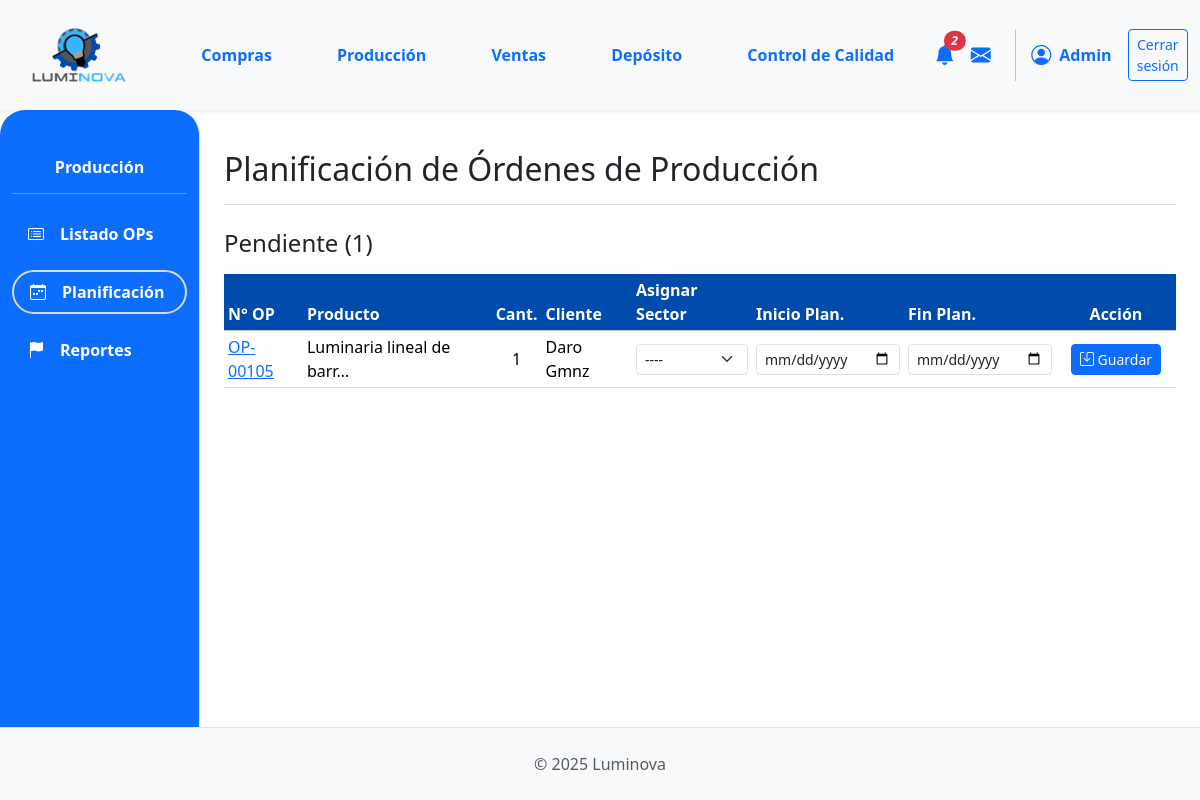
The page /produccion/produccion/planificacion/ (signed in) on the database its author committed.
### App_LUMINOVA/models.py (models this page shows, shortened)
class EstadoOrden(models.Model):
    nombre = models.CharField(max_length=50, unique=True)

class OrdenProduccion(models.Model):
    numero_op = models.CharField(
        max_length=20, unique=True, verbose_name="N° Orden de Producción"
    )
    orden_venta_origen = models.ForeignKey(
        OrdenVenta,
        on_delete=models.SET_NULL,
        null=True,
        blank=True,
        related_name="ops_generadas",
    )
    producto_a_producir = models.ForeignKey(
        ProductoTerminado, on_delete=models.PROTECT, related_name="ordenes_produccion"
    )
    cantidad_a_producir = models.PositiveIntegerField()
    estado_op = models.ForeignKey(
        EstadoOrden,
        on_delete=models.SET_NULL,
        null=True,
        blank=True,
        related_name="ops_estado",
    )
    fecha_solicitud = models.DateTimeField(default=timezone.now)
    fecha_inicio_real = models.DateTimeField(null=True, blank=True)
    fecha_inicio_planificada = models.DateField(null=True, blank=True)
    fecha_fin_real = models.DateTimeField(null=True, blank=True)
    fecha_fin_planificada = models.DateField(null=True, blank=True)
    sector_asignado_op = models.ForeignKey(
        SectorAsignado,
        on_delete=models.SET_NULL,
        null=True,
        blank=True,
        related_name="ops_sector",
    )
    notas = models.TextField(null=True, blank=True, verbose_name="Notas")
    def get_estado_op_display(self):
        if self.estado_op:
            return self.estado_op.nombre
        return "Sin Estado Asignado"

class ProductoTerminado(models.Model):
    descripcion = models.CharField(max_length=255)  # Aumentado max_length
    categoria = models.ForeignKey(
        CategoriaProductoTerminado,
        on_delete=models.PROTECT,
        related_name="productos_terminados",
    )
    precio_unitario = models.DecimalField(max_digits=10, decimal_places=2, default=0.00)
    stock = models.IntegerField(default=0)
    modelo = models.CharField(max_length=50, blank=True, null=True)
    potencia = models.IntegerField(blank=True, null=True)
    acabado = models.CharField(max_length=50, blank=True, null=True)
    color_luz = models.CharField(max_length=50, blank=True, null=True)
    material = models.CharField(max_length=50, blank=True, null=True)
    imagen = models.ImageField(null=True, blank=True, upload_to="productos_terminados/")

class OrdenVenta(models.Model):
    ESTADO_CHOICES = [
        ("PENDIENTE", "Pendiente Confirmación"),
        ("CONFIRMADA", "Confirmada (Esperando Producción)"),
        ("INSUMOS_SOLICITADOS", "Insumos Solicitados"),
        ("PRODUCCION_INICIADA", "Producción Iniciada"),
        ("PRODUCCION_CON_PROBLEMAS", "Producción con Problemas"),
        ("LISTA_ENTREGA", "Lista para Entrega"),
        ("COMPLETADA", "Completada/Entregada"),
        ("CANCELADA", "Cancelada"),
    ]
    numero_ov = models.CharField(
        max_length=20, unique=True, verbose_name="N° Orden de Venta"
    )
    cliente = models.ForeignKey(
        Cliente, on_delete=models.PROTECT, related_name="ordenes_venta"
    )
    fecha_creacion = models.DateTimeField(default=timezone.now)
    estado = models.CharField(
        max_length=50, choices=ESTADO_CHOICES, default="PENDIENTE"
    )
    total_ov = models.DecimalField(
        max_digits=12, decimal_places=2, default=0.00, verbose_name="Total OV"
    )
    notas = models.TextField(blank=True, null=True)

class Cliente(models.Model):
    nombre = models.CharField(max_length=150, unique=True)
    direccion = models.TextField(blank=True)
    telefono = models.CharField(max_length=25, blank=True)
    email = models.EmailField(unique=True, null=True, blank=True)

### App_LUMINOVA/views.py (the view, shortened to what this page needs)
@login_required
def planificacion_produccion_view(request):
    estados_finales = ["Completada", "Cancelada"]
    ops_para_planificar = (
        OrdenProduccion.objects.exclude(estado_op__nombre__in=estados_finales)
        .select_related(
            "producto_a_producir",
            "orden_venta_origen__cliente",
            "estado_op",
            "sector_asignado_op",
        )
        .order_by("estado_op__id", "fecha_solicitud")
    )  # Ordenar por estado y luego por fecha
    sectores = SectorAsignado.objects.all().order_by("nombre")
    context = {
        "ops_para_planificar_list": ops_para_planificar,
        "sectores_list": sectores,
        "titulo_seccion": "Planificación de Órdenes de Producción",
    }
    return render(request, "produccion/planificacion.html", context)

### App_LUMINOVA/templates/produccion/planificacion.html (shortened to what this page needs)
{% extends 'padre.html' %}
{% load static %}
{% load django_bootstrap5 %}
{% block sidebar_content %}
    {% include 'produccion/produccion_sidebar.html' %}
{% endblock %}
{% block content %}
<div class="d-flex justify-content-between flex-wrap flex-md-nowrap align-items-center pt-3 pb-2 mb-3 border-bottom">
    <h1 class="h2">{{ titulo_seccion }}</h1>
</div>
{% regroup ops_para_planificar_list by get_estado_op_display as ops_por_estado %}
{% if ops_por_estado %}
    {% for estado_grupo in ops_por_estado %}
        <h4 class="mt-4 mb-3">{{ estado_grupo.grouper }} ({{ estado_grupo.list|length }})</h4>
        <div class="table-responsive">
            <table class="table table-sm table-hover align-middle">
                <thead class="table-light">
                    <tr>
                        <th style="background-color: #014BAC; color: white;">N° OP</th>
                        <th style="background-color: #014BAC; color: white;">Producto</th>
                        <th class="text-center" style="background-color: #014BAC; color: white;">Cant.</th>
                        <th style="background-color: #014BAC; color: white;">Cliente</th>
                        <th style="background-color: #014BAC; color: white;">Asignar Sector</th>
                        <th style="background-color: #014BAC; color: white;">Inicio Plan.</th>
                        <th style="background-color: #014BAC; color: white;">Fin Plan.</th>
                        <th class="text-center" style="width: 120px; background-color: #014BAC; color: white;">Acción</th>
                    </tr>
                </thead>
                <tbody>
                    {% for op in estado_grupo.list %}
                    <form method="post" action="{% url 'App_LUMINOVA:planificacion_produccion' %}">
                        <tr>
                            <td><a href="{% url 'App_LUMINOVA:produccion_detalle_op' op.id %}">{{ op.numero_op }}</a></td>
                            <td>{{ op.producto_a_producir.descripcion|truncatechars:25 }}</td>
                            <td class="text-center">{{ op.cantidad_a_producir }}</td>
                            <td>{{ op.orden_venta_origen.cliente.nombre|default_if_none:"N/A" }}</td>
                            <td>
                                <select name="sector_asignado_op" class="form-select form-select-sm">
                                    <option value="">----</option>
                                </select>
                            </td>
                            <td>
                                <input type="date" name="fecha_inicio_planificada" value="{{ op.fecha_inicio_planificada|date:'Y-m-d'|default:'' }}" class="form-control form-control-sm">
                            </td>
                            <td>
                                <input type="date" name="fecha_fin_planificada" value="{{ op.fecha_fin_planificada|date:'Y-m-d'|default:'' }}" class="form-control form-control-sm">
                            </td>
                            <td class="text-center">
                                <button type="submit" class="btn btn-primary btn-sm">
                                    <i class="bi bi-save"></i> Guardar
                                </button>
                            </td>
                        </tr>
                    </form>
                    {% endfor %}
                </tbody>
            </table>
        </div>
    {% endfor %}
{% else %}
    <div class="alert alert-success mt-3" role="alert">
        <i class="bi bi-check-circle-fill"></i> ¡Excelente! No hay órdenes de producción activas para planificar.
    </div>
{% endif %}
{% endblock %}

### App_LUMINOVA/templates/shared/header.html (shortened to what this page needs)
{% load static %}
<header>
    <nav class="navbar navbar-expand-lg navbar-light bg-light shadow-sm p-0">
        <div class="container-fluid d-flex align-items-center">
            <div class="col-md-3 col-lg-1">
                <a class="navbar-brand d-flex align-items-center ms-3" href="{% url 'App_LUMINOVA:dashboard' %}">
                    <img src="{% static 'img/logo.png' %}" alt="Luminova Logo" height="100" width="100" class="d-inline-block align-text-top me-2">
                </a>
            </div>
            <div class="collapse navbar-collapse" id="navbarContent" style="padding-left: 5%;">
                <ul class="navbar-nav mb-2 mb-lg-0 d-flex justify-content-around w-100">
                    <li class="nav-item"><a class="nav-link text-primary fw-bold" href="{% url 'App_LUMINOVA:compras_lista_oc' %} ">Compras</a></li>
                    <li class="nav-item"><a class="nav-link text-primary fw-bold" href="{% url 'App_LUMINOVA:produccion_principal' %}">Producción</a></li>
                    <li class="nav-item"><a class="nav-link text-primary fw-bold" href="{% url 'App_LUMINOVA:ventas_lista_ov' %}">Ventas</a></li>
                    <li class="nav-item"><a class="nav-link text-primary fw-bold" href="{% url 'App_LUMINOVA:deposito_view' %}">Depósito</a></li>
                    <li class="nav-item"><a class="nav-link text-primary fw-bold" href="{% url 'App_LUMINOVA:control_calidad_view' %}">Control de Calidad</a></li>
                </ul>
                <div class="navbar-nav ms-auto d-flex flex-row align-items-center">
                    {% if user.is_authenticated %}
                        <div class="nav-item dropdown">
                            <a class="nav-link px-2" href="#" role="button" data-bs-toggle="dropdown" aria-expanded="false" title="Notificaciones">
                                <i class="bi bi-bell-fill fs-5 position-relative text-primary">
                                    {% if total_notificaciones > 0 %}
                                    <span class="position-absolute top-0 start-100 translate-middle badge rounded-pill bg-danger" style="font-size: 0.6em;">{{ total_notificaciones }}</span>
                                    {% endif %}
                                </i>
                            </a>
                        </div>
                        <div class="nav-item">
                             <a class="nav-link px-2" href="#" title="Mensajes"><i class="bi bi-envelope-fill fs-5 text-primary"></i></a>
                        </div>
                        <div class="nav-item d-flex align-items-center">
                             <i class="bi bi-person-circle fs-5 text-primary"></i>
                             <span class="ms-2 fw-bold text-primary">{{ user.first_name|default:user.username|capfirst }}</span>
                        </div>
                        <div class="nav-item ms-3">
                            <a class="btn btn-outline-primary btn-sm" href="{% url 'App_LUMINOVA:logout' %}">Cerrar sesión</a>
                        </div>
                    {% endif %}
                </div>
            </div>
        </div>
    </nav>
</header>

### App_LUMINOVA/static/css/custom.css (style rules this page uses)
html, body { height: 100%; margin: 0; }
body { display: flex; flex-direction: column; min-height: 100vh; }

### rows shown on the page
EstadoOrden: grouper "Pendiente"
OrdenProduccion: numero_op "OP-00105", producto_a_producir.descripcion "Luminaria lineal de barr…", cantidad_a_producir "1", orden_venta_origen.cliente.nombre "Daro Gmnz"

### other values the page prints
{{ total_notificaciones }} "2"
{{ user.first_name|default:user.username|capfirst }} "Admin"
{{ titulo_seccion }} "Planificación de Órdenes de Producción"
{{ estado_grupo.list|length }} "1"
